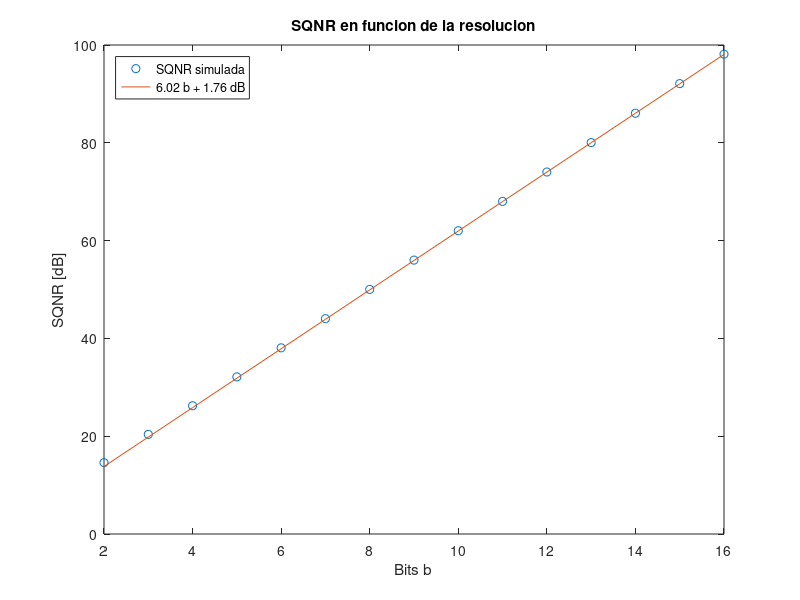

Recreate this plot in MATLAB.
% 05_sqnr_bits.m
% Tema 1 - SQNR vs numero de bits: SQNR ~ 6.02 b + 1.76 dB (seno plena escala).
% Ejecutar:  octave-cli 05_sqnr_bits.m
%

clear; close all; clc;

Vmax = 1; Vmin = -1;
N = 2^16;
t = (0:N-1) / N;                 % 1 segundo, periodos enteros (sin fuga)
x = cos(2*pi*3*t);               % seno a plena escala (3 periodos)

bvec = 2:16;
sqnr = zeros(size(bvec));
for i = 1:numel(bvec)
  b = bvec(i);
  Delta = (Vmax - Vmin) / (2^b);
  xq = Delta * round(x / Delta);
  Px = mean(x.^2);
  Pe = mean((x - xq).^2);
  sqnr(i) = 10 * log10(Px / Pe);
end

teoria = 6.02 * bvec + 1.76;

figure('Name', 'SQNR vs bits');
plot(bvec, sqnr, 'o', bvec, teoria, '-');
legend('SQNR simulada', '6.02 b + 1.76 dB', 'Location', 'northwest');
xlabel('Bits b'); ylabel('SQNR [dB]');
title('SQNR en funcion de la resolucion');

fprintf('  b   SQNR sim [dB]  teoria [dB]  dif [dB]\n');
for i = 1:numel(bvec)
  fprintf('%3d  %12.2f  %11.2f  %8.2f\n', bvec(i), sqnr(i), teoria(i), ...
          sqnr(i) - teoria(i));
end

% Ejemplos de las laminas
fprintf('\nCD de audio (16 bits):  SQNR ~= %.1f dB\n', 6.02*16 + 1.76);
fprintf('Voz/PCM (8 bits):       SQNR ~= %.1f dB\n', 6.02*8 + 1.76);

%% Ejercicio 1
% Verifique la regla "cada bit extra ~6 dB": calcule sqnr(b) - sqnr(b-1)
% para b = 3..16 a partir del vector sqnr.

%% Ejercicio 2 (propuesto)
% Un sensor de 12 bits para instrumentacion: SQNR esperado de un seno a
% plena escala. Compararlo con uno de 24 bits (audio profesional).
